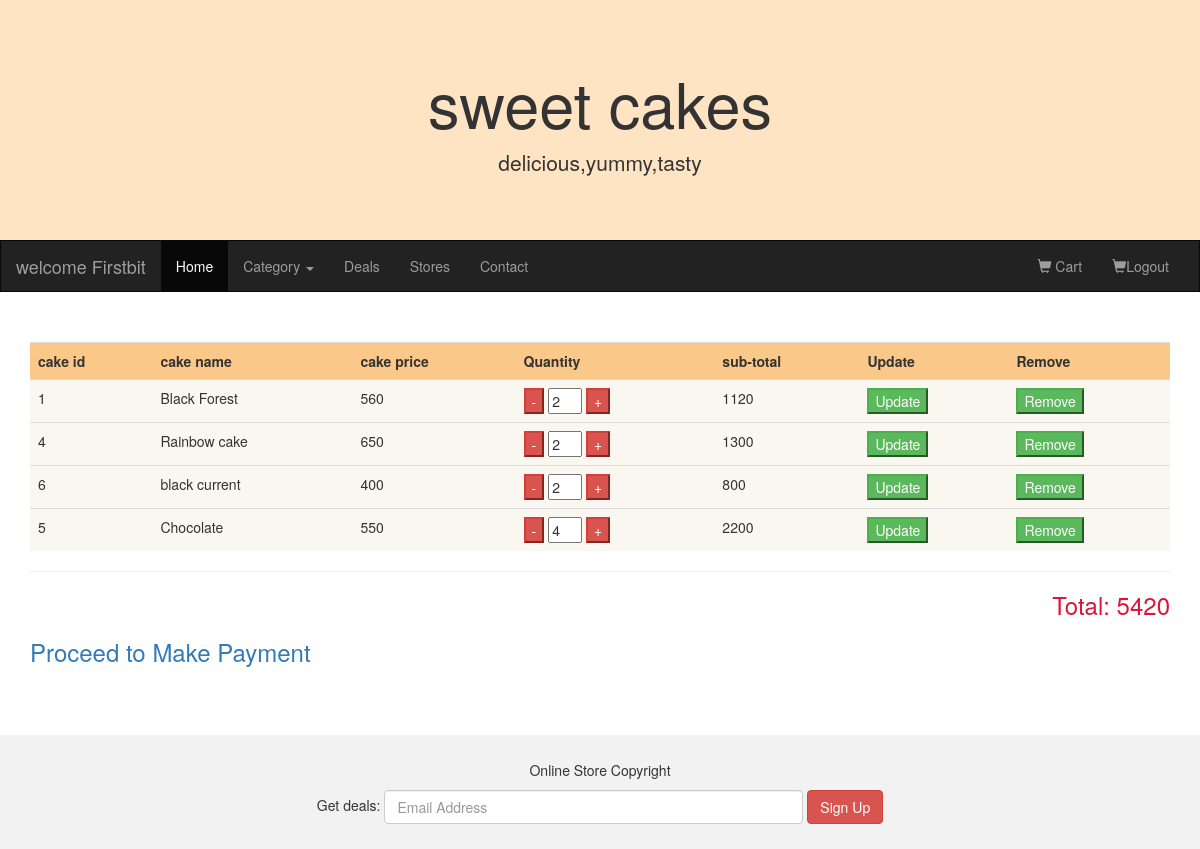
The app's page /showAllCartItems (signed in) with its own data.
### UserApp/models.py (models this page shows)
class MyCart(models.Model):
      user=models.ForeignKey(UserInfo,on_delete=models.CASCADE)
      cake=models.ForeignKey(Cake,on_delete=models.CASCADE)
      qty=models.IntegerField()
      class Meta:
            db_table="MyCart"

### AdminApp/models.py (models this page shows, shortened)
class Cake(models.Model):
    cname = models.CharField(max_length=20)
    cake_image = models.ImageField(default="abc.jpg",upload_to="images")
    price = models.FloatField(default=100)
    description = models.CharField(max_length=20)
    category = models.ForeignKey(Category,on_delete=models.CASCADE)
    class Meta:
        db_table = "Cake"

### UserApp/views.py (the view, shortened to what this page needs)
# urls.py: path("showAllCartItems",views.showAllCartItems),
def showAllCartItems(request):
      if(request.method=="GET"):
            cats=Category.objects.all()
            user=UserInfo.objects.get(username=request.session["uname"])
            cart_items=MyCart.objects.filter(user=user)
            total=0
            for item in cart_items:
                  total+=item.cake.price * item.qty
            request.session["total"]=total
            return render(request,"showAllCartItems.html",{"user":user,"cart_items":cart_items,"cats":cats})

### UserApp/templates/showAllCartItems.html (shortened to what this page needs)
{%extends "master.html"%}
{%block master%}
<div class="container">
      <form>
      <table class="table" border="0">
            <tr style="background-color: rgb(250, 200, 136);"><th>cake id</th><th>cake name</th><th>cake price</th><th>Quantity</th><th>sub-total</th><th>Update</th><th>Remove</th></tr>
            {%for items in cart_items%}
            <form method="POST">
            <tr style="background-color: rgb(250, 246, 240);">
                  <td><input type="hidden" name="item_id" value="{{items.id}}"/>{{items.cake.id}}</td>
                  <td>{{items.cake.cname}}</td>
                  <td>{{items.cake.price}}</td>
                  <td>
                        <button type="button" class="button btn-danger" onclick="decrement('qty{{items.cake.id}}');">-</button>
                        <input type="text" name="qty" id="qty{{items.cake.id}}" value='{{items.qty}}' size="1" readonly/>
                        <button type="button" class="button btn-danger" onclick="increment('qty{{items.cake.id}}');">+</button>
                  </td>
                  <td>{% widthratio items.cake.price 1 items.qty %}</td>
                  <td><button type="submit" name="action"  value="update"  class="button btn-success">Update</button></td>
                  <td><button type="submit" name="action"  value="remove"  class="button btn-success">Remove</button></td>
            </tr>
            </form>
            {%endfor%}
      </table>
      <hr style="background-color: crimson;"/>
      <h3 align="right" style="color: crimson;">Total: {{request.session.total}}</h3>
      <h3><a href="/MakePayment">Proceed to Make Payment</a></h3>
      </form>
</div><br/>
{%endblock%}

### records on screen
MyCart: cake.id "1", cake.cname "Black Forest", cake.price "560", qty "2", cake+qty "1120"
MyCart: cake.id "4", cake.cname "Rainbow cake", cake.price "650", qty "2", cake+qty "1300"
MyCart: cake.id "6", cake.cname "black current", cake.price "400", qty "2", cake+qty "800"
MyCart: cake.id "5", cake.cname "Chocolate", cake.price "550", qty "4", cake+qty "2200"

### other values on screen
{{ request.session.uname }} "Firstbit"
{{ request.session.total }} "5420"
